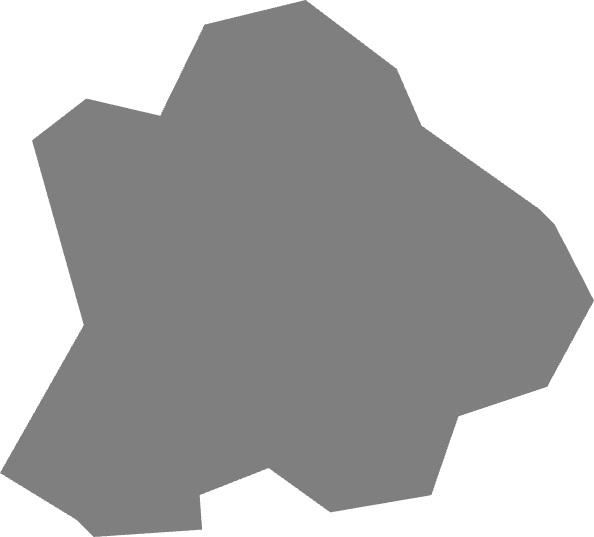
#> input picture Deploy/stacks/KingsLynn/Utilities/dtvf_legends/flood_area.png, 594 x 537 px
$ python flood_warning_legend.py   (older library calls are emulated)
#> lines starting #> are read from the running program, lines starting #| are printed output that depends on the picture; after the words box and inside, x2 and y2 are one past the last pixel; in counts of white or black regions, pixels touching at a corner belong together
import os
import math
from pathlib import Path
from PIL import Image, ImageDraw, ImageFont

# Dictionary of flood warning types with respective colors
#NOTE: Align values and colors with data.json
flood_alert_types = {
    "Severe\nFlood\nWarning": "#c90a0a",
    "Flood\nAlert": "#ebc244",
    "Flood\nWarning": "#ff8800",
    "Inactive\nFlood\nAlert": "#add8e6"
}
opacity = 0.3                   # 0...1 (Mapbox)
opacity = int((1-opacity)*255)  # 0...255 (PIL)
# Specify input icon
icon = "flood_area.png"
icon_path = os.path.join(Path(__file__).parent, icon)
# Specify filepath to store legend
f = 'flood_warning_types.png'
fp = os.path.join(Path(__file__).parent.parent.parent, 'StackDeployment', 'inputs',
                  'stack-manager', 'inputs', 'data', 'visualisation', 'data', 'icons', f)

# Set image size and font size
size = 150
font_size = 50
cols = 2

# Calculate number of rows and columns
num_rows = math.ceil(len(flood_alert_types)/cols)
num_cols = min(len(flood_alert_types), cols)

# Create an empty image and a draw object to draw on it
legend_img = Image.new('RGBA', (size*num_cols*3, round(size*num_rows*1.2)), color=(255, 255, 255, 0))
draw = ImageDraw.Draw(legend_img)

# Load font
font = ImageFont.truetype('arial.ttf', font_size)

# Set label padding
spacing = size//2
padding = size//4

# Loop through the flood warning types and draw each one on the legend
for i, (usage, color) in enumerate(flood_alert_types.items()):
    # Load flood icon image and resize
    icon = Image.open(icon_path).convert("RGBA").resize((size, size))
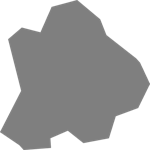
#> icon: PIL image 150x150 RGBA; mean R, G, B, A 82.8, 82.8, 82.8, 162.3; transparent parts drawn white
    # Extract alpha channel
    alpha = icon.getchannel("A")

    # Create a new alpha channel with the desired opacity
    new_alpha = Image.new("L", alpha.size, 0)
#> new_alpha: PIL image 150x150 L; every value is 0
    # Replace the alpha value only where it is not fully transparent
    for x in range(alpha.width):
        for y in range(alpha.height):
            if alpha.getpixel((x, y)) > 0:
                new_alpha.putpixel((x, y), opacity)
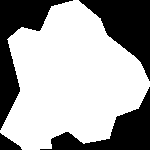
#> new_alpha: PIL image 150x150 L; values 0 (black) and 178 (white), 65.2% white; 4 black regions, box (x1, y1, x2, y2) and area: (0, 0, 73, 130) 2699, (79, 0, 150, 81) 2666, (40, 87, 150, 150) 2254, (0, 133, 22, 150) 211

    # Apply color to icon
    colored_icon = Image.new('RGBA', icon.size, color=color)
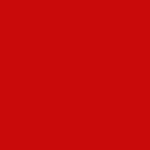
#> colored_icon: PIL image 150x150 RGBA; mean R, G, B, A 201, 10, 10, 255
    flood_icon = Image.composite(colored_icon, icon, icon)
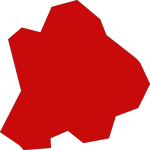
#> flood_icon: PIL image 150x150 RGBA; mean R, G, B, A 129.9, 8.3, 8.3, 163.4; transparent parts drawn white
    # Apply the new alpha channel to the image
    flood_icon.putalpha(new_alpha)
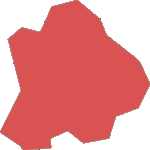
#> flood_icon: PIL image 150x150 RGBA; mean R, G, B, A 129.9, 8.3, 8.3, 116.1; transparent parts drawn white

    # Calculate row and column indices and paste flood icon on legend
    row_idx = i // num_cols
    col_idx = i % num_cols
    icon_x = (size+spacing)*col_idx*2+size//4
    icon_y = size*row_idx + size//4 * row_idx
    legend_img.paste(flood_icon, (icon_x, icon_y), flood_icon)
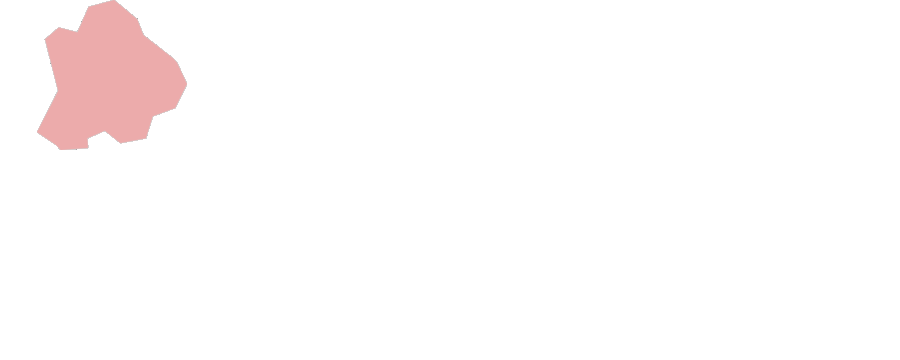
#> legend_img: PIL image 900x360 RGBA; mean R, G, B, A 253.2, 247.3, 247.3, 5.6; transparent parts drawn white

    # Add label text on the right of each flood warning icon
    label_width, label_height = draw.textsize(usage, font=font)
#> label_width = 206; label_height = 159
    label_x = icon_x + size + padding
    label_y = icon_y + (size - label_height)//2
#> label_y = -5
    draw.text((label_x, label_y), usage, fill='black', font=font)

# Save legend image
legend_img.save(fp, dpi=(300, 300))
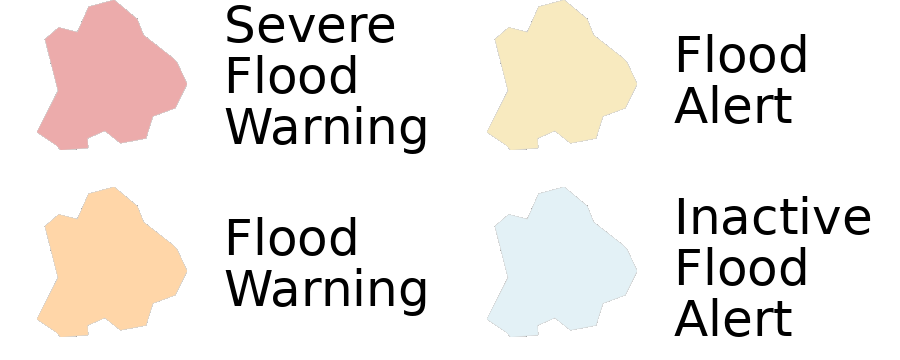
#> saved as flood_warning_types.png: PIL image 900x360 RGBA; mean R, G, B, A 232.8, 223.3, 215.6, 36; transparent parts drawn white
